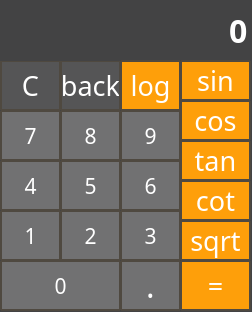
<?xml version="1.0" encoding="UTF-8"?>
<ui version="4.0">
 <class>MainWindow</class>
 <widget class="QMainWindow" name="MainWindow">
  <property name="geometry">
   <rect>
    <x>0</x>
    <y>0</y>
    <width>252</width>
    <height>312</height>
   </rect>
  </property>
  <property name="windowTitle">
   <string>MainWindow</string>
  </property>
  <property name="styleSheet">
   <string notr="true">background-color: rgb(67, 67, 68);
border-radius: 1px;</string>
  </property>
  <widget class="QWidget" name="centralwidget">
   <widget class="QPushButton" name="btn_number1">
    <property name="geometry">
     <rect>
      <x>0</x>
      <y>210</y>
      <width>61</width>
      <height>51</height>
     </rect>
    </property>
    <property name="font">
     <font>
      <family>Segoe MDL2 Assets</family>
      <pointsize>16</pointsize>
     </font>
    </property>
    <property name="styleSheet">
     <string notr="true">background-color: rgb(113, 113, 114);
color: rgb(255, 255, 255);
border: 2px solid rgb(79, 73, 64) ;</string>
    </property>
    <property name="text">
     <string>1</string>
    </property>
   </widget>
   <widget class="QPushButton" name="btn_number5">
    <property name="geometry">
     <rect>
      <x>60</x>
      <y>160</y>
      <width>61</width>
      <height>51</height>
     </rect>
    </property>
    <property name="font">
     <font>
      <family>Segoe MDL2 Assets</family>
      <pointsize>16</pointsize>
     </font>
    </property>
    <property name="styleSheet">
     <string notr="true">background-color: rgb(113, 113, 114);
color: rgb(255, 255, 255);
border: 2px solid rgb(79, 73, 64) ;</string>
    </property>
    <property name="text">
     <string>5</string>
    </property>
   </widget>
   <widget class="QPushButton" name="btn_dot">
    <property name="geometry">
     <rect>
      <x>120</x>
      <y>260</y>
      <width>61</width>
      <height>51</height>
     </rect>
    </property>
    <property name="sizePolicy">
     <sizepolicy hsizetype="Minimum" vsizetype="Fixed">
      <horstretch>0</horstretch>
      <verstretch>0</verstretch>
     </sizepolicy>
    </property>
    <property name="font">
     <font>
      <family>Segoe MDL2 Assets</family>
      <pointsize>24</pointsize>
     </font>
    </property>
    <property name="contextMenuPolicy">
     <enum>Qt::PreventContextMenu</enum>
    </property>
    <property name="layoutDirection">
     <enum>Qt::LeftToRight</enum>
    </property>
    <property name="styleSheet">
     <string notr="true">background-color: rgb(113, 113, 114);
color: rgb(255, 255, 255);
border: 2px solid rgb(79, 73, 64) ;</string>
    </property>
    <property name="text">
     <string>.</string>
    </property>
   </widget>
   <widget class="QPushButton" name="btn_number6">
    <property name="geometry">
     <rect>
      <x>120</x>
      <y>160</y>
      <width>61</width>
      <height>51</height>
     </rect>
    </property>
    <property name="font">
     <font>
      <family>Segoe MDL2 Assets</family>
      <pointsize>16</pointsize>
     </font>
    </property>
    <property name="styleSheet">
     <string notr="true">background-color: rgb(113, 113, 114);
color: rgb(255, 255, 255);
border: 2px solid rgb(79, 73, 64) ;</string>
    </property>
    <property name="text">
     <string>6</string>
    </property>
   </widget>
   <widget class="QPushButton" name="btn_number9">
    <property name="geometry">
     <rect>
      <x>120</x>
      <y>110</y>
      <width>61</width>
      <height>51</height>
     </rect>
    </property>
    <property name="font">
     <font>
      <family>Segoe MDL2 Assets</family>
      <pointsize>16</pointsize>
     </font>
    </property>
    <property name="styleSheet">
     <string notr="true">background-color: rgb(113, 113, 114);
color: rgb(255, 255, 255);
border: 2px solid rgb(79, 73, 64) ;</string>
    </property>
    <property name="text">
     <string>9</string>
    </property>
   </widget>
   <widget class="QPushButton" name="btn_number4">
    <property name="geometry">
     <rect>
      <x>0</x>
      <y>160</y>
      <width>61</width>
      <height>51</height>
     </rect>
    </property>
    <property name="font">
     <font>
      <family>Segoe MDL2 Assets</family>
      <pointsize>16</pointsize>
     </font>
    </property>
    <property name="styleSheet">
     <string notr="true">background-color: rgb(113, 113, 114);
color: rgb(255, 255, 255);
border: 2px solid rgb(79, 73, 64) ;</string>
    </property>
    <property name="text">
     <string>4</string>
    </property>
   </widget>
   <widget class="QPushButton" name="btn_number8">
    <property name="geometry">
     <rect>
      <x>60</x>
      <y>110</y>
      <width>61</width>
      <height>51</height>
     </rect>
    </property>
    <property name="font">
     <font>
      <family>Segoe MDL2 Assets</family>
      <pointsize>16</pointsize>
     </font>
    </property>
    <property name="styleSheet">
     <string notr="true">background-color: rgb(113, 113, 114);
color: rgb(255, 255, 255);
border: 2px solid rgb(79, 73, 64) ;</string>
    </property>
    <property name="text">
     <string>8</string>
    </property>
   </widget>
   <widget class="QPushButton" name="btn_number2">
    <property name="geometry">
     <rect>
      <x>60</x>
      <y>210</y>
      <width>61</width>
      <height>51</height>
     </rect>
    </property>
    <property name="font">
     <font>
      <family>Segoe MDL2 Assets</family>
      <pointsize>16</pointsize>
     </font>
    </property>
    <property name="styleSheet">
     <string notr="true">background-color: rgb(113, 113, 114);
color: rgb(255, 255, 255);
border: 2px solid rgb(79, 73, 64) ;</string>
    </property>
    <property name="text">
     <string>2</string>
    </property>
   </widget>
   <widget class="QPushButton" name="btn_number3">
    <property name="geometry">
     <rect>
      <x>120</x>
      <y>210</y>
      <width>61</width>
      <height>51</height>
     </rect>
    </property>
    <property name="font">
     <font>
      <family>Segoe MDL2 Assets</family>
      <pointsize>16</pointsize>
     </font>
    </property>
    <property name="styleSheet">
     <string notr="true">background-color: rgb(113, 113, 114);
color: rgb(255, 255, 255);
border: 2px solid rgb(79, 73, 64) ;</string>
    </property>
    <property name="text">
     <string>3</string>
    </property>
   </widget>
   <widget class="QPushButton" name="btn_number7">
    <property name="geometry">
     <rect>
      <x>0</x>
      <y>110</y>
      <width>61</width>
      <height>51</height>
     </rect>
    </property>
    <property name="font">
     <font>
      <family>Segoe MDL2 Assets</family>
      <pointsize>16</pointsize>
     </font>
    </property>
    <property name="styleSheet">
     <string notr="true">background-color: rgb(113, 113, 114);
color: rgb(255, 255, 255);
border: 2px solid rgb(79, 73, 64) ;</string>
    </property>
    <property name="text">
     <string>7</string>
    </property>
   </widget>
   <widget class="QPushButton" name="btn_clear">
    <property name="geometry">
     <rect>
      <x>0</x>
      <y>60</y>
      <width>61</width>
      <height>51</height>
     </rect>
    </property>
    <property name="font">
     <font>
      <family>Segoe MDL2 Assets</family>
      <pointsize>20</pointsize>
     </font>
    </property>
    <property name="styleSheet">
     <string notr="true">color: rgb(255, 255, 255);
background-color: rgb(85, 85, 86);
border: 2px solid rgb(79, 73, 64) ;</string>
    </property>
    <property name="text">
     <string>C</string>
    </property>
   </widget>
   <widget class="QPushButton" name="btn_number0">
    <property name="geometry">
     <rect>
      <x>0</x>
      <y>260</y>
      <width>121</width>
      <height>51</height>
     </rect>
    </property>
    <property name="font">
     <font>
      <family>Segoe MDL2 Assets</family>
      <pointsize>16</pointsize>
     </font>
    </property>
    <property name="styleSheet">
     <string notr="true">background-color: rgb(113, 113, 114);
color: rgb(255, 255, 255);
border: 2px solid rgb(79, 73, 64) ;</string>
    </property>
    <property name="text">
     <string>0</string>
    </property>
   </widget>
   <widget class="QPushButton" name="btn_back">
    <property name="geometry">
     <rect>
      <x>60</x>
      <y>60</y>
      <width>61</width>
      <height>51</height>
     </rect>
    </property>
    <property name="font">
     <font>
      <family>Segoe MDL2 Assets</family>
      <pointsize>20</pointsize>
     </font>
    </property>
    <property name="styleSheet">
     <string notr="true">color: rgb(255, 255, 255);
background-color: rgb(85, 85, 86);
border: 2px solid rgb(79, 73, 64) ;</string>
    </property>
    <property name="text">
     <string>back</string>
    </property>
   </widget>
   <widget class="QLineEdit" name="text">
    <property name="geometry">
     <rect>
      <x>-10</x>
      <y>0</y>
      <width>261</width>
      <height>61</height>
     </rect>
    </property>
    <property name="font">
     <font>
      <family>Segoe UI Semibold</family>
      <pointsize>24</pointsize>
      <bold>true</bold>
     </font>
    </property>
    <property name="layoutDirection">
     <enum>Qt::LeftToRight</enum>
    </property>
    <property name="styleSheet">
     <string notr="true">color: rgb(255, 255, 255);

</string>
    </property>
    <property name="text">
     <string>0</string>
    </property>
    <property name="maxLength">
     <number>10</number>
    </property>
    <property name="alignment">
     <set>Qt::AlignRight|Qt::AlignTrailing|Qt::AlignVCenter</set>
    </property>
   </widget>
   <widget class="QPushButton" name="btn_log">
    <property name="geometry">
     <rect>
      <x>120</x>
      <y>60</y>
      <width>61</width>
      <height>51</height>
     </rect>
    </property>
    <property name="font">
     <font>
      <family>Segoe MDL2 Assets</family>
      <pointsize>20</pointsize>
     </font>
    </property>
    <property name="styleSheet">
     <string notr="true">color: rgb(255, 255, 255);
background-color: rgb(254, 159, 10);
border: 2px solid rgb(79, 73, 64) ;</string>
    </property>
    <property name="text">
     <string>log</string>
    </property>
   </widget>
   <widget class="QPushButton" name="btn_sin">
    <property name="geometry">
     <rect>
      <x>180</x>
      <y>60</y>
      <width>71</width>
      <height>41</height>
     </rect>
    </property>
    <property name="font">
     <font>
      <family>Segoe MDL2 Assets</family>
      <pointsize>20</pointsize>
     </font>
    </property>
    <property name="styleSheet">
     <string notr="true">color: rgb(255, 255, 255);
background-color: rgb(254, 159, 10);
border: 2px solid rgb(79, 73, 64) ;</string>
    </property>
    <property name="text">
     <string>sin</string>
    </property>
   </widget>
   <widget class="QPushButton" name="btn_cos">
    <property name="geometry">
     <rect>
      <x>180</x>
      <y>100</y>
      <width>71</width>
      <height>41</height>
     </rect>
    </property>
    <property name="font">
     <font>
      <family>Segoe MDL2 Assets</family>
      <pointsize>20</pointsize>
     </font>
    </property>
    <property name="styleSheet">
     <string notr="true">color: rgb(255, 255, 255);
background-color: rgb(254, 159, 10);
border: 2px solid rgb(79, 73, 64) ;</string>
    </property>
    <property name="text">
     <string>cos</string>
    </property>
   </widget>
   <widget class="QPushButton" name="btn_tan">
    <property name="geometry">
     <rect>
      <x>180</x>
      <y>140</y>
      <width>71</width>
      <height>41</height>
     </rect>
    </property>
    <property name="font">
     <font>
      <family>Segoe MDL2 Assets</family>
      <pointsize>20</pointsize>
     </font>
    </property>
    <property name="styleSheet">
     <string notr="true">color: rgb(255, 255, 255);
background-color: rgb(254, 159, 10);
border: 2px solid rgb(79, 73, 64) ;</string>
    </property>
    <property name="text">
     <string>tan</string>
    </property>
   </widget>
   <widget class="QPushButton" name="btn_cot">
    <property name="geometry">
     <rect>
      <x>180</x>
      <y>180</y>
      <width>71</width>
      <height>41</height>
     </rect>
    </property>
    <property name="font">
     <font>
      <family>Segoe MDL2 Assets</family>
      <pointsize>20</pointsize>
     </font>
    </property>
    <property name="styleSheet">
     <string notr="true">color: rgb(255, 255, 255);
background-color: rgb(254, 159, 10);
border: 2px solid rgb(79, 73, 64) ;</string>
    </property>
    <property name="text">
     <string>cot</string>
    </property>
   </widget>
   <widget class="QPushButton" name="btn_sqrt">
    <property name="geometry">
     <rect>
      <x>180</x>
      <y>220</y>
      <width>71</width>
      <height>41</height>
     </rect>
    </property>
    <property name="font">
     <font>
      <family>Segoe MDL2 Assets</family>
      <pointsize>20</pointsize>
     </font>
    </property>
    <property name="styleSheet">
     <string notr="true">color: rgb(255, 255, 255);
background-color: rgb(254, 159, 10);
border: 2px solid rgb(79, 73, 64) ;</string>
    </property>
    <property name="text">
     <string>sqrt</string>
    </property>
   </widget>
   <widget class="QPushButton" name="btn_result">
    <property name="geometry">
     <rect>
      <x>180</x>
      <y>260</y>
      <width>71</width>
      <height>51</height>
     </rect>
    </property>
    <property name="font">
     <font>
      <family>Segoe MDL2 Assets</family>
      <pointsize>20</pointsize>
     </font>
    </property>
    <property name="styleSheet">
     <string notr="true">color: rgb(255, 255, 255);
background-color: rgb(254, 159, 10);
border: 2px solid rgb(79, 73, 64) ;</string>
    </property>
    <property name="text">
     <string>=</string>
    </property>
   </widget>
  </widget>
 </widget>
 <resources/>
 <connections/>
</ui>
